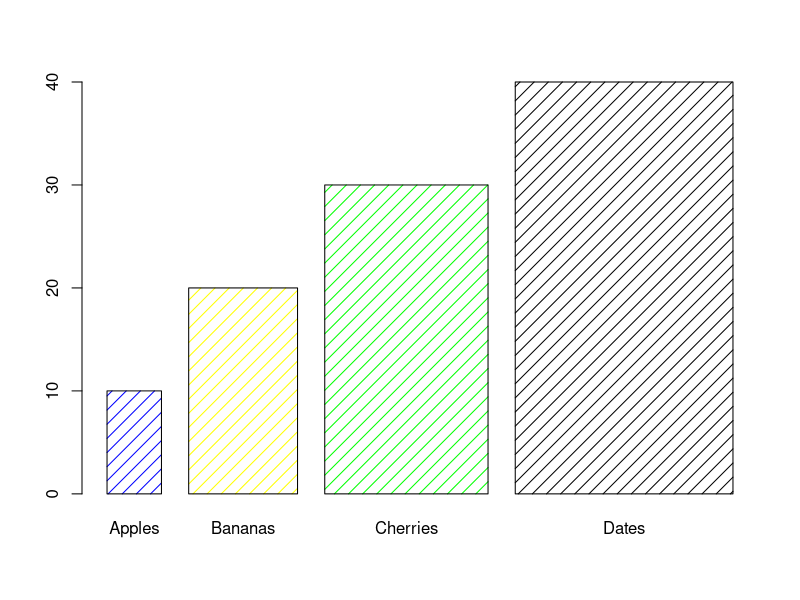
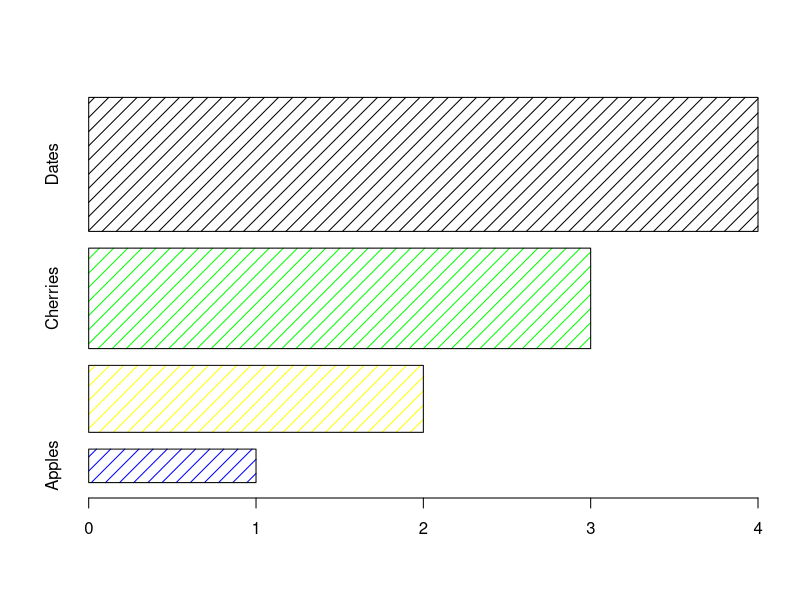

Reproduce these figures in R, in order.
# একটি বার চার্ট ডেটা কল্পনা করতে আয়তক্ষেত্রাকার বার ব্যবহার করে। বার চার্ট অনুভূমিকভাবে বা উল্লম্বভাবে প্রদর্শিত হতে পারে। বারগুলির উচ্চতা বা দৈর্ঘ্য তাদের প্রতিনিধিত্ব করা মানগুলির সমানুপাতিক।
# barplot()একটি উল্লম্ব বার চার্ট আঁকতে ফাংশনটি ব্যবহার করুন :

# ! x-axis values
mylabel <- c("Apples", "Bananas", "Cherries", "Dates")

# y-axis values
y <- c(10, 20, 30, 40)

# ! বার রঙ
colors <- c("blue", "yellow", "green", "black")

# !ঘনত্ব / বার টেক্সচার (Density / Bar Texture)
# বার টেক্সচার পরিবর্তন করতে, density প্যারামিটার ব্যবহার করুন:
# !বার প্রস্থ
# widthবারের প্রস্থ পরিবর্তন করতে পরামিতি ব্যবহার করুন :


barplot(
    y,
    names.arg = mylabel,
    col = colors,
    density = 10,
    width = c(1:4)
)
# !অনুভূমিক বার
# আপনি যদি বারগুলি উল্লম্বভাবে পরিবর্তে অনুভূমিকভাবে প্রদর্শন করতে চান তবে ব্যবহার করুন horiz=TRUE:

barplot(
    y,
    names.arg = mylabel,
    col = colors,
    density = 10,
    horiz = TRUE,
    height = c(1:4)
)

# চলকটি xx-অক্ষে (A, B, C, D) মানগুলিকে উপস্থাপন করে
# ভেরিয়েবলটি yy-অক্ষের মানগুলিকে উপস্থাপন করে (2,4,6,8)
# তারপর আমরা barplot()মানগুলির একটি বার চার্ট তৈরি করতে ফাংশনটি ব্যবহার করি
# names.argx - অক্ষে প্রতিটি পর্যবেক্ষণের নাম সংজ্ঞায়িত করে
